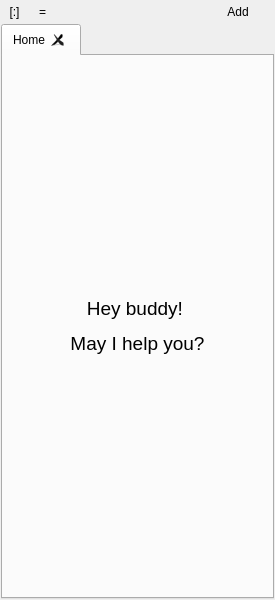
<?xml version="1.0" encoding="UTF-8"?>
<ui version="4.0">
 <class>gfutilitiesbelt_mainUI</class>
 <widget class="QMainWindow" name="gfutilitiesbelt_mainUI">
  <property name="geometry">
   <rect>
    <x>0</x>
    <y>0</y>
    <width>275</width>
    <height>600</height>
   </rect>
  </property>
  <property name="minimumSize">
   <size>
    <width>200</width>
    <height>300</height>
   </size>
  </property>
  <property name="windowTitle">
   <string>gfUtilitiesBelt</string>
  </property>
  <widget class="QWidget" name="wdg_central">
   <layout class="QVBoxLayout" name="lay_central">
    <property name="spacing">
     <number>1</number>
    </property>
    <property name="leftMargin">
     <number>1</number>
    </property>
    <property name="topMargin">
     <number>1</number>
    </property>
    <property name="rightMargin">
     <number>1</number>
    </property>
    <property name="bottomMargin">
     <number>1</number>
    </property>
    <item>
     <widget class="QWidget" name="wdg_settingsArea" native="true">
      <property name="sizePolicy">
       <sizepolicy hsizetype="Preferred" vsizetype="Fixed">
        <horstretch>0</horstretch>
        <verstretch>0</verstretch>
       </sizepolicy>
      </property>
      <property name="minimumSize">
       <size>
        <width>0</width>
        <height>18</height>
       </size>
      </property>
      <property name="styleSheet">
       <string notr="true"/>
      </property>
      <layout class="QHBoxLayout" name="lay_settingsArea">
       <property name="spacing">
        <number>3</number>
       </property>
       <property name="leftMargin">
        <number>1</number>
       </property>
       <property name="topMargin">
        <number>1</number>
       </property>
       <property name="rightMargin">
        <number>1</number>
       </property>
       <property name="bottomMargin">
        <number>1</number>
       </property>
       <item>
        <widget class="QPushButton" name="btn_iconView">
         <property name="sizePolicy">
          <sizepolicy hsizetype="Fixed" vsizetype="Fixed">
           <horstretch>0</horstretch>
           <verstretch>0</verstretch>
          </sizepolicy>
         </property>
         <property name="minimumSize">
          <size>
           <width>25</width>
           <height>20</height>
          </size>
         </property>
         <property name="maximumSize">
          <size>
           <width>25</width>
           <height>20</height>
          </size>
         </property>
         <property name="cursor">
          <cursorShape>PointingHandCursor</cursorShape>
         </property>
         <property name="styleSheet">
          <string notr="true">background-color: transparent;
border: None;</string>
         </property>
         <property name="text">
          <string>[:]</string>
         </property>
        </widget>
       </item>
       <item>
        <widget class="QPushButton" name="btn_listView">
         <property name="sizePolicy">
          <sizepolicy hsizetype="Fixed" vsizetype="Fixed">
           <horstretch>0</horstretch>
           <verstretch>0</verstretch>
          </sizepolicy>
         </property>
         <property name="minimumSize">
          <size>
           <width>25</width>
           <height>20</height>
          </size>
         </property>
         <property name="maximumSize">
          <size>
           <width>25</width>
           <height>20</height>
          </size>
         </property>
         <property name="cursor">
          <cursorShape>PointingHandCursor</cursorShape>
         </property>
         <property name="styleSheet">
          <string notr="true">background-color: transparent;
border: None;</string>
         </property>
         <property name="text">
          <string>=</string>
         </property>
        </widget>
       </item>
       <item>
        <spacer name="spc_settingsArea">
         <property name="orientation">
          <enum>Qt::Horizontal</enum>
         </property>
         <property name="sizeHint" stdset="0">
          <size>
           <width>150</width>
           <height>20</height>
          </size>
         </property>
        </spacer>
       </item>
       <item>
        <widget class="QPushButton" name="btn_addPocket">
         <property name="sizePolicy">
          <sizepolicy hsizetype="Fixed" vsizetype="Fixed">
           <horstretch>0</horstretch>
           <verstretch>0</verstretch>
          </sizepolicy>
         </property>
         <property name="minimumSize">
          <size>
           <width>70</width>
           <height>20</height>
          </size>
         </property>
         <property name="maximumSize">
          <size>
           <width>70</width>
           <height>20</height>
          </size>
         </property>
         <property name="cursor">
          <cursorShape>PointingHandCursor</cursorShape>
         </property>
         <property name="styleSheet">
          <string notr="true">background-color: transparent;
border: None;</string>
         </property>
         <property name="text">
          <string>Add</string>
         </property>
         <property name="iconSize">
          <size>
           <width>70</width>
           <height>20</height>
          </size>
         </property>
        </widget>
       </item>
      </layout>
     </widget>
    </item>
    <item>
     <widget class="QTabWidget" name="tbw_pocketArea">
      <property name="tabsClosable">
       <bool>true</bool>
      </property>
      <widget class="QWidget" name="tab_home">
       <attribute name="title">
        <string>Home</string>
       </attribute>
       <layout class="QVBoxLayout" name="lay_home">
        <property name="spacing">
         <number>1</number>
        </property>
        <property name="leftMargin">
         <number>1</number>
        </property>
        <property name="topMargin">
         <number>1</number>
        </property>
        <property name="rightMargin">
         <number>1</number>
        </property>
        <property name="bottomMargin">
         <number>1</number>
        </property>
        <item>
         <widget class="QLabel" name="lbl_home">
          <property name="font">
           <font>
            <pointsize>14</pointsize>
           </font>
          </property>
          <property name="cursor">
           <cursorShape>PointingHandCursor</cursorShape>
          </property>
          <property name="toolTip">
           <string notr="true" comment="Add a new pocket..." extracomment="Add a new pocket..."/>
          </property>
          <property name="text">
           <string>&lt;html&gt;&lt;head/&gt;&lt;body&gt;&lt;p&gt;Hey buddy! &lt;/p&gt;&lt;p&gt;May I help you?&lt;/p&gt;&lt;/body&gt;&lt;/html&gt;</string>
          </property>
          <property name="alignment">
           <set>Qt::AlignCenter</set>
          </property>
         </widget>
        </item>
       </layout>
      </widget>
     </widget>
    </item>
   </layout>
  </widget>
 </widget>
 <resources/>
 <connections/>
</ui>
